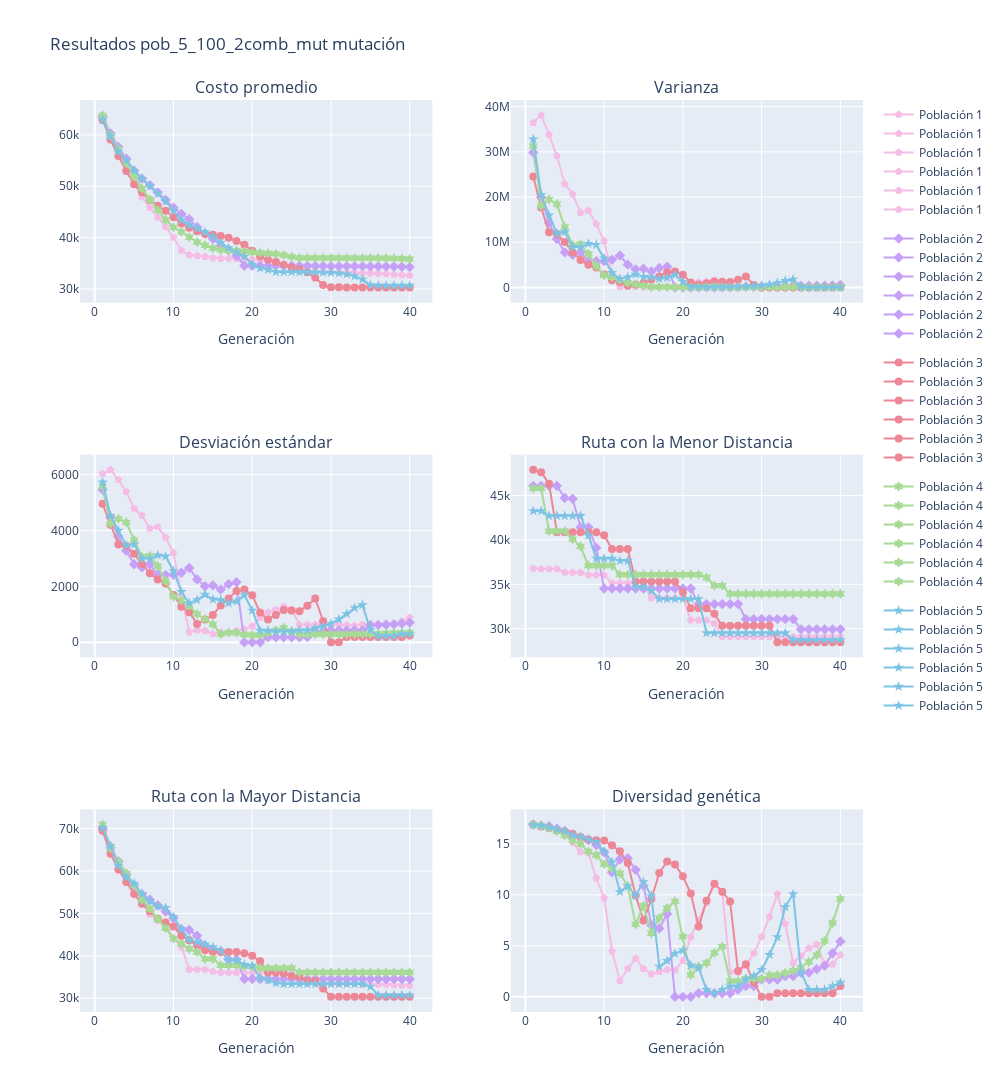

The notebook cell this image was saved under:
### Code cell
show_report(resultados3, max_gen_, msg=f"Resultados {exp_name3} mutación")
